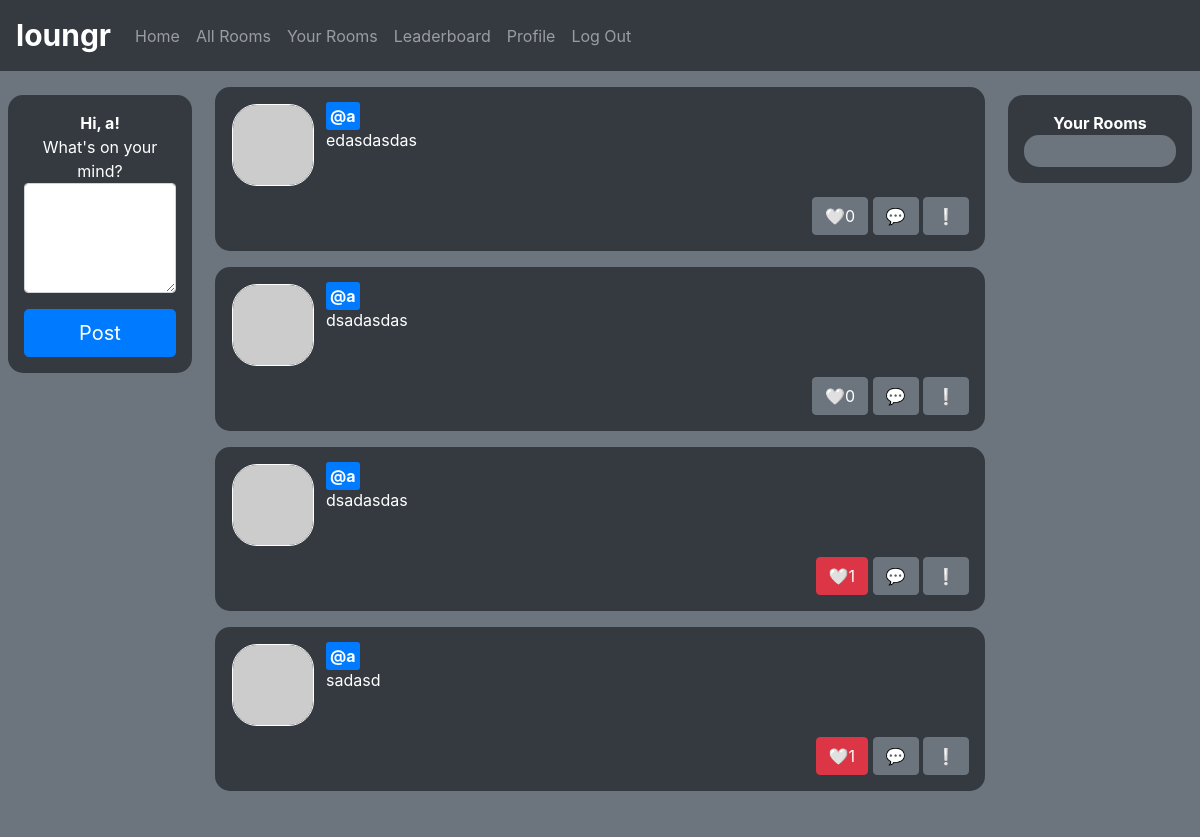
The app's page /index (signed in) with its own data.
### app/models.py (models this page shows, shortened)
class User(UserMixin, db.Model):
    id = db.Column(db.Integer, primary_key=True)
    username = db.Column(db.String(64), index=True, unique=True)
    email = db.Column(db.String(120), index=True, unique=True)
    password_hash = db.Column(db.String(128))
    posts = db.relationship('Post', backref='author', lazy='dynamic')
    replies = db.relationship('Reply', backref='author', lazy='dynamic')
    about_me = db.Column(db.String(140))
    last_seen = db.Column(db.DateTime, default=datetime.utcnow)
    followed = db.relationship(
        'User', secondary = followers,
        primaryjoin = (followers.c.follower_id == id),
        secondaryjoin = (followers.c.followed_id == id),
        backref = db.backref('followers', lazy='dynamic'), lazy='dynamic')
    liked = db.relationship(
    'PostLike',
    foreign_keys='PostLike.user_id',
    backref='user', lazy='dynamic')
    rooms = db.relationship('Room', secondary=members)
    def has_liked_post(self, post):
        return PostLike.query.filter(
            PostLike.user_id == self.id,
            PostLike.post_id == post.id).count() > 0
    def avatar(self, size):
        digest = md5(self.email.lower().encode('utf-8')).hexdigest()
        return 'https://www.gravatar.com/avatar/{}?d=identicon&s={}'.format(digest, size)
    """
    def followers(self):
        followers = []

        for user in User.query.all():
            if user.is_following(self):
                followers.append(user)

        return len(followers)
    """
    def followed_posts(self):
        followed = Post.query.join(
            followers, (followers.c.followed_id == Post.user_id)).filter(
                followers.c.follower_id == self.id)
        own = Post.query.filter_by(user_id=self.id)
        return followed.union(own).order_by(Post.timestamp.desc())
    def user_rooms(self):
        return self.rooms

class Post(db.Model):
    id = db.Column(db.Integer, primary_key=True)
    body = db.Column(db.String(140))
    timestamp = db.Column(db.DateTime, index=True, default=datetime.utcnow)
    user_id = db.Column(db.Integer, db.ForeignKey('user.id'))
    room_id = db.Column(db.String(8), db.ForeignKey('room.id'))
    likes = db.relationship('PostLike', backref='post', lazy='dynamic')
    replies = db.relationship('Reply', backref='reply', lazy='dynamic')

### app/routes.py (the view)
@app.route('/', methods=['GET', 'POST'])
@app.route('/index', methods=['GET', 'POST'])
@login_required
def index():
    form = PostForm()
    if form.validate_on_submit():
        post = Post(body=form.post.data, author=current_user)
        db.session.add(post)
        db.session.commit()
        return redirect(url_for('index'))
    rooms = current_user.user_rooms()
    page = request.args.get('page', 1, type=int)
    posts = current_user.followed_posts().paginate(
        page, app.config['POSTS_PER_PAGE'], False)
    next_url = url_for('index', page=posts.next_num) \
        if posts.has_next else None
    prev_url = url_for('index', page=posts.prev_num) \
        if posts.has_prev else None
    return render_template('index.html', title='Home', form=form,
                           posts=posts.items, next_url=next_url,
                           prev_url=prev_url, rooms = rooms)

### app/forms.py
class PostForm(FlaskForm):
    post = TextAreaField('Post Caption', validators=[DataRequired(), Length(min=1, max=140)])
    submit = SubmitField('Submit')

### app/models.py (called while the page is built)
@login.user_loader
def load_user(id):
    return User.query.get(int(id))

### app/routes.py (called while the page is built)
@app.before_request
def before_request():
    if current_user.is_authenticated:
        current_user.last_seen = datetime.utcnow()
        db.session.commit()

### app/templates/index.html (shortened to what this page needs)
{% extends "base.html" %}
{% block content %}
<div class="container-fluid text-center bg-secondary">
        <div class="row content">
          <div class="col-sm-2 p-2 my-3 text-white" style="border-radius: 15px; height: 285px">
            <div class = "container-fluid p-3 bg-dark text-white" style="border-radius: 15px;">
            <b>Hi, {{ current_user.username }}!</b>
              <form action="" method="post">
                  <p>
                      What's on your mind?<br>
                      <textarea class="form-control" id="{{ form.post(rows = 4) }}</textarea>
                  </p>
                  <input type="submit" class="btn btn-primary btn-lg btn-block" value="Post"></input>
              </form>
            </div>
          </div>
          <div class="col-sm-8 text-left">
            {% for post in posts %}
              {% include '_post.html' %}
          {% endfor %}
          <footer class="container-fluid text-center bg-secondary">
            </footer>
          </div>
          <div class="col-sm-2 p-2 my-3 text-white" style="border-radius: 15px; height: 285px">
            <div class = "container-fluid p-3 bg-dark text-white" style="border-radius: 15px;">
            <b>Your Rooms</b>
            <div class = "container-fluid p-3 bg-secondary text-white" style="border-radius: 15px;">
          </div>
            </div>
          </div>
        </div>
      </div>
{% endblock %}

### app/templates/_post.html
<div class="container p-3 my-3 bg-dark text-white border-0" style="border-radius: 15px">
    <table>
        <tr valign="top">
            <td><img class= "border border-white"style="border-radius: 25px" src="{{ post.author.avatar(60) }}"></td>
            <td>
                <div style="padding-left: 10px;">
                <a class = "text-white bg-primary p-1" style="border-radius: 3px; font-weight: bold;" href="{{ url_for('user', username=post.author.username) }}">
                    @{{ post.author.username }}
                </a>
                <br>
                <p>{{ post.body }}</p>
                </div>
            </td>
        </tr>
    </table>
    <div class="container-fluid text-center bg-dark text-white" style="margin-top: 10px;">
        <div class="row">
            <div class="col">
                <div class="row">
                <div style="margin-left: auto; margin-right: 0px;">
                {% if current_user.has_liked_post(post) %}
                <a class="btn btn-danger" href="{{ url_for('like_action', post_id=post.id, action='unlike') }}">🤍{{ post.likes.count() }}</a>
                {% else %}
                <a class="btn btn-secondary" href="{{ url_for('like_action', post_id=post.id, action='like') }}">🤍{{ post.likes.count() }}</a>
                {% endif %}
                <a class="btn btn-secondary" href="/post/{{post.id}}">💬</a>
                <a class="btn btn-secondary" href="{{ url_for('report_action', post_id=post.id) }}">❕</a>
                </div>
            </div>
            </div>
            </div>
        </div>
    </div>

### app/templates/base.html (style rules this page uses)
.row.content { height: 450px }
footer { background-color: #555; color: white; padding: 15px; }

### records on screen
User: username "a"
Post: author.username "a", body "edasdasdas", likes.count "0"
Post: author.username "a", body "dsadasdas", likes.count "0"
Post: author.username "a", body "dsadasdas", likes.count "1"
Post: author.username "a", body "sadasd", likes.count "1"
